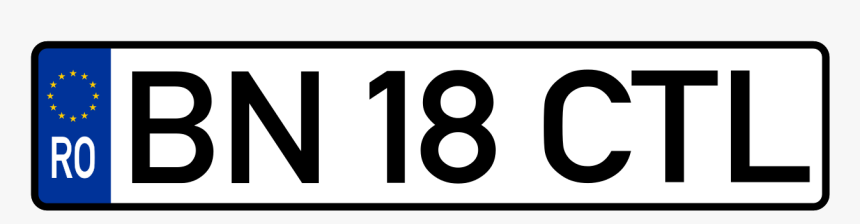
#> input picture Number plates/2.png, 860 x 224 px
$ python -i Numberplate.py   (imports and definitions only)
#> lines starting #> are read from the running program, lines starting #| are printed output that depends on the picture; after the words box and inside, x2 and y2 are one past the last pixel; in counts of white or black regions, pixels touching at a corner belong together
import cv2
# from matplotlib import pyplot as plt
import numpy as np
import imutils
import easyocr

def process(image_path):

#> called with image_path = 'Number plates/2.png'
    img = cv2.imread(image_path)
#> img is the input picture: shape (224, 860, 3); mean B, G, R 190.7, 185.6, 183
    gray = cv2.cvtColor(img, cv2.COLOR_BGR2GRAY)
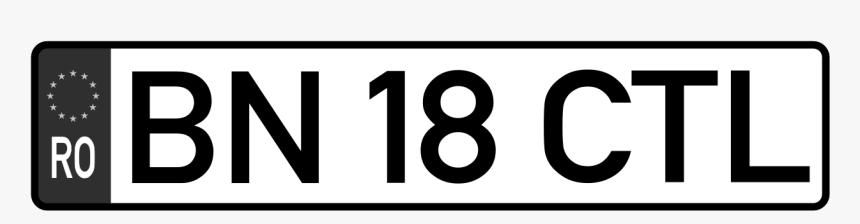
#> gray: shape (224, 860); min 0, max 255, mean 185.4
    # plt.imshow(cv2.cvtColor(gray, cv2.COLOR_BGR2RGB))

    bfilter = cv2.bilateralFilter(gray, 11, 17, 17) #Noise reduction
    edged = cv2.Canny(bfilter, 30, 200) #Edge detection
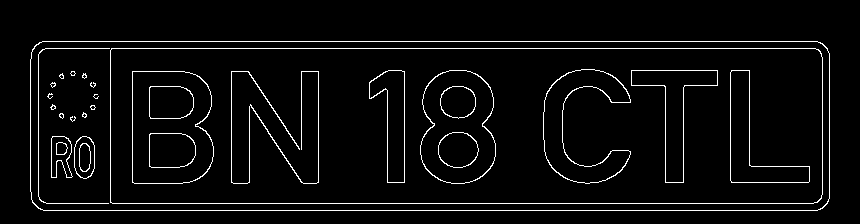
#> edged: shape (224, 860); 4.3% white in thin lines or dots, all inside (x1, y1, x2, y2) = (30, 41, 830, 211)
    # plt.imshow(cv2.cvtColor(edged, cv2.COLOR_BGR2RGB))

    keypoints = cv2.findContours(edged.copy(), cv2.RETR_TREE, cv2.CHAIN_APPROX_SIMPLE)
#> keypoints = 54 contours, 21 with area under 20; largest, box (x1, y1, x2, y2) and area: (30, 41, 830, 211) 134808, (30, 41, 830, 211) 134780, (110, 48, 823, 204) 110314, (110, 48, 823, 204) 110304, (132, 71, 214, 184) 8342
    contours = imutils.grab_contours(keypoints)
#> contours has the same summary as keypoints
    contours = sorted(contours, key=cv2.contourArea, reverse=True)[:10]
#> contours = 10 contours; largest, box (x1, y1, x2, y2) and area: (30, 41, 830, 211) 134808, (30, 41, 830, 211) 134780, (110, 48, 823, 204) 110314, (110, 48, 823, 204) 110304, (132, 71, 214, 184) 8342

    location = None
    for contour in contours:
        approx = cv2.approxPolyDP(contour, 10, True)
        if len(approx) == 4:
            location = approx
            break
#> this loop made 3 passes
#> location on pass 3: [[110, 50], [112, 203], [822, 194], [815, 48]]

    # location

    mask = np.zeros(gray.shape, np.uint8)
    new_image = cv2.drawContours(mask, [location], 0, 255, -1)
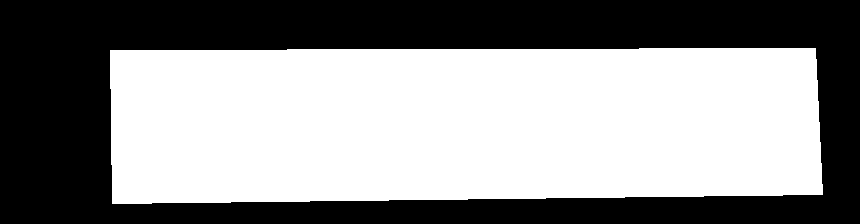
#> new_image: shape (224, 860); 55.4% white; 1 black region, box (x1, y1, x2, y2) and area: (0, 0, 860, 224) 85986
    new_image = cv2.bitwise_and(img, img, mask=mask)
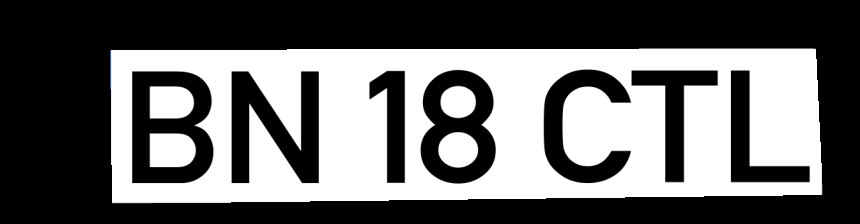
#> new_image: shape (224, 860, 3); mean B, G, R 103.2, 103.1, 103.1


    # plt.imshow(cv2.cvtColor(new_image, cv2.COLOR_BGR2RGB))

    (x,y) = np.where(mask==255)
    (x1, y1) = (np.min(x), np.min(y))
#> x1 = 48; y1 = 110
    (x2, y2) = (np.max(x), np.max(y))
#> x2 = 203; y2 = 822
    cropped_image = gray[x1:x2+1, y1:y2+1]
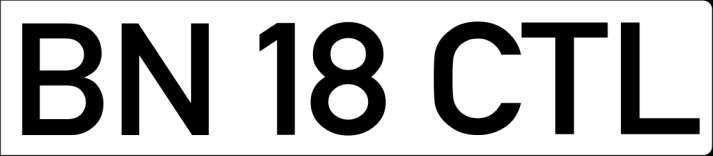
#> cropped_image: shape (156, 713); min 0, max 255, mean 186.5

    # plt.imshow(cv2.cvtColor(cropped_image, cv2.COLOR_BGR2RGB))

#> (the run stopped early here; a loop or call above may not have finished)
